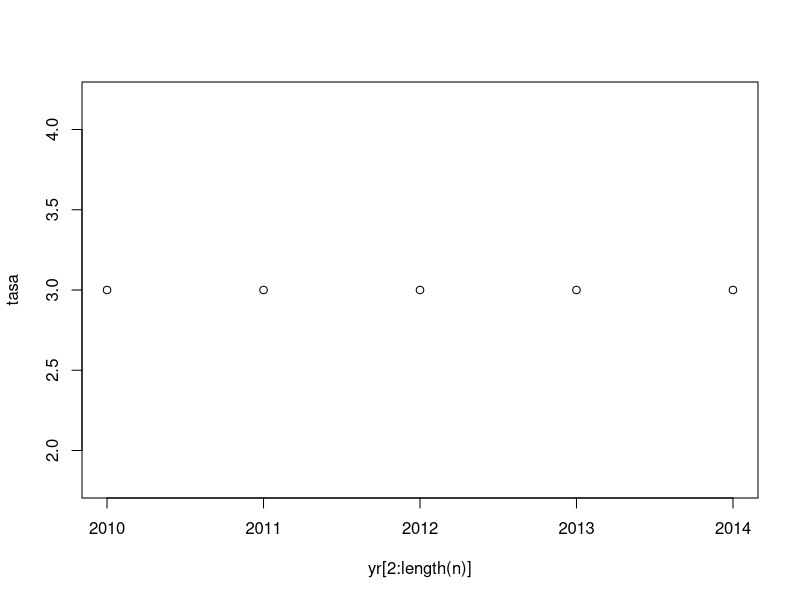
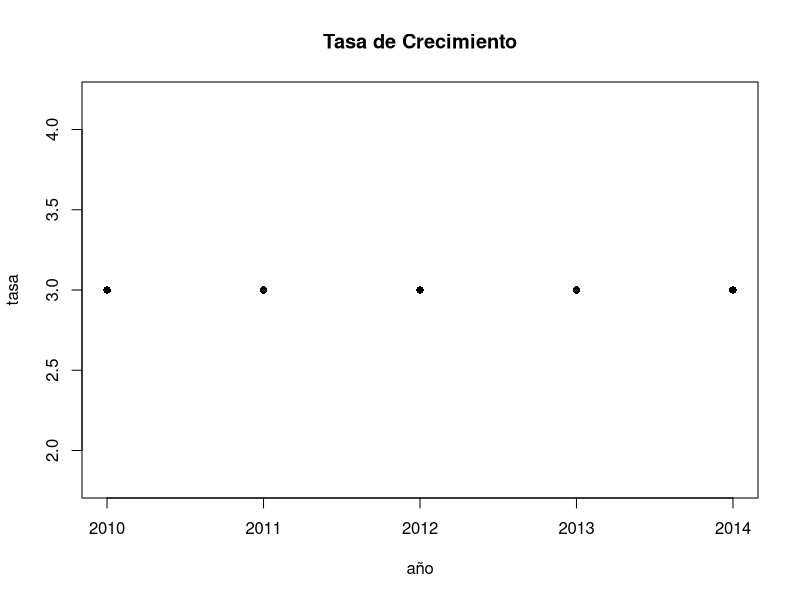
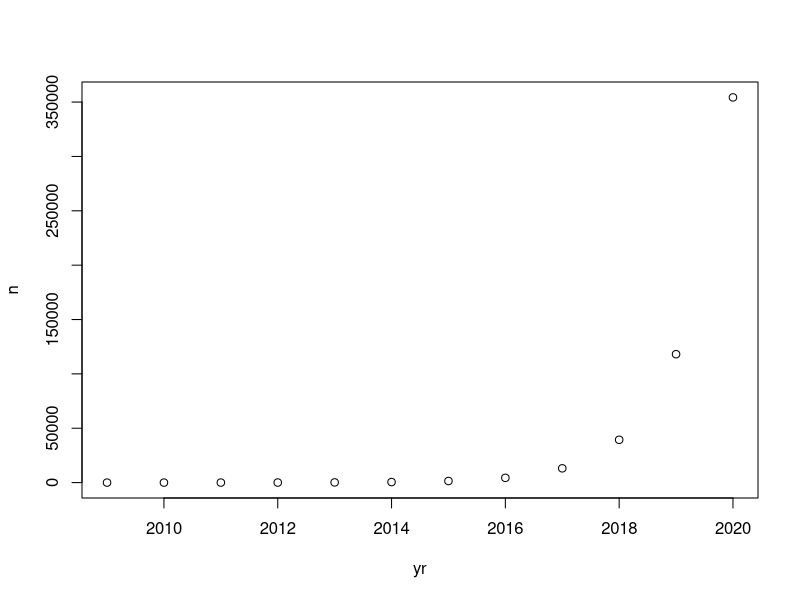
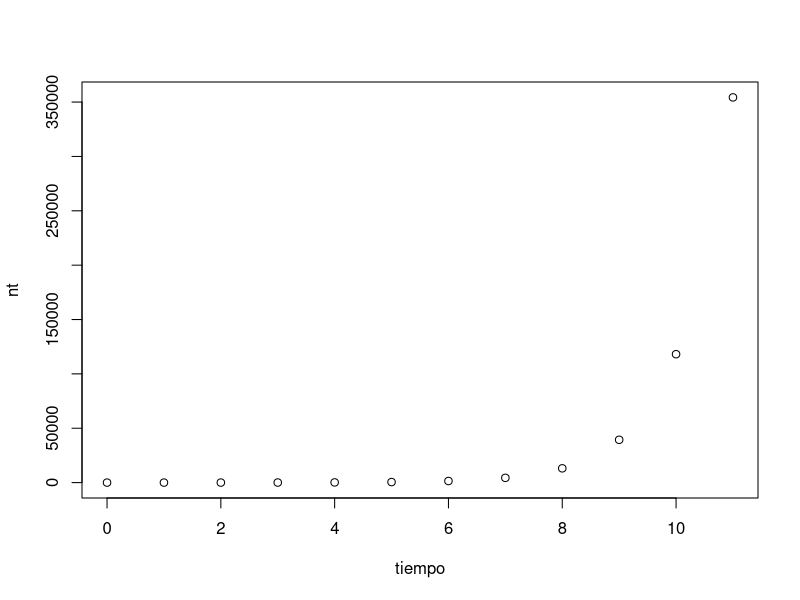
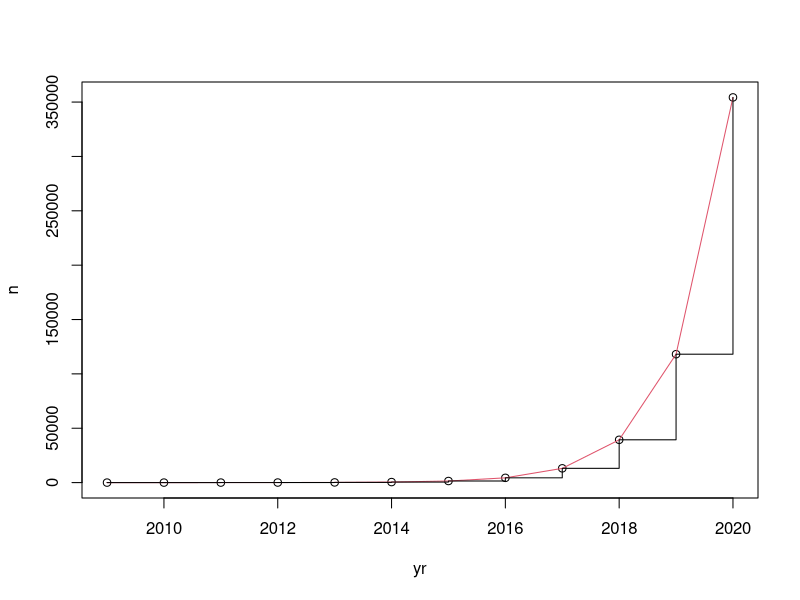
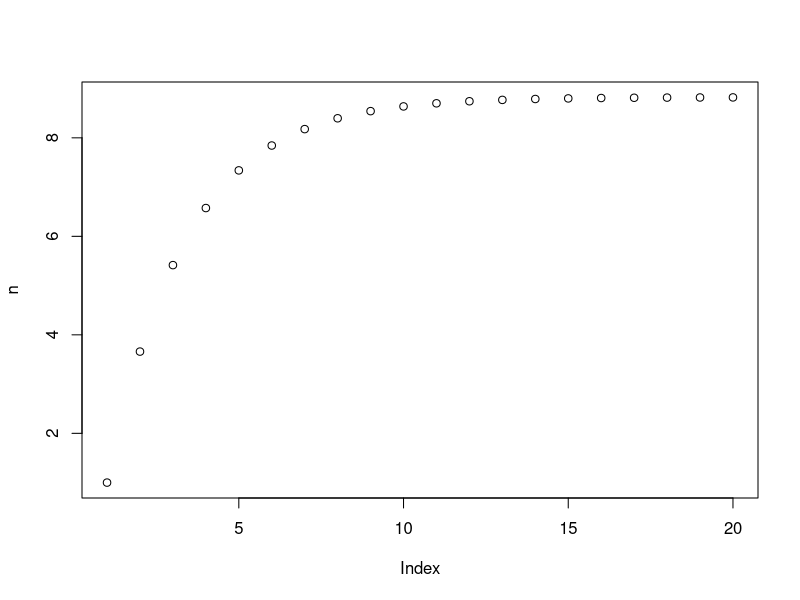
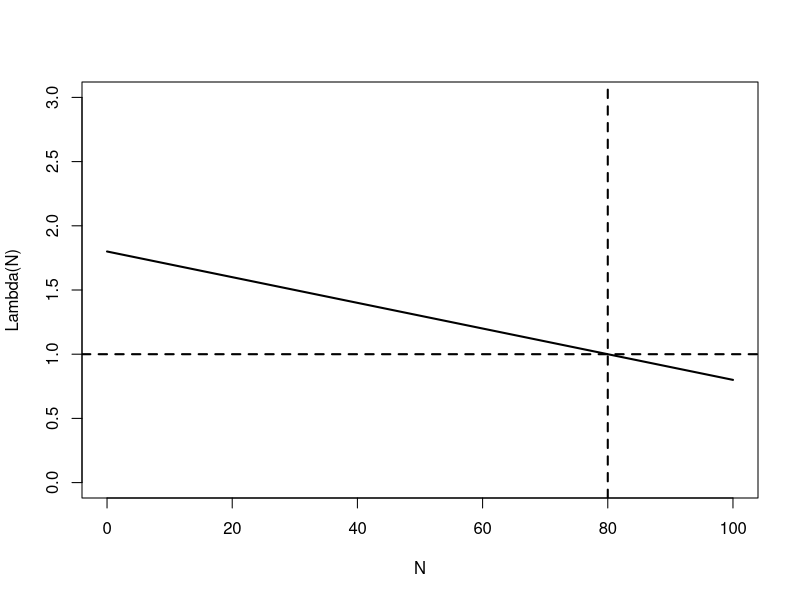
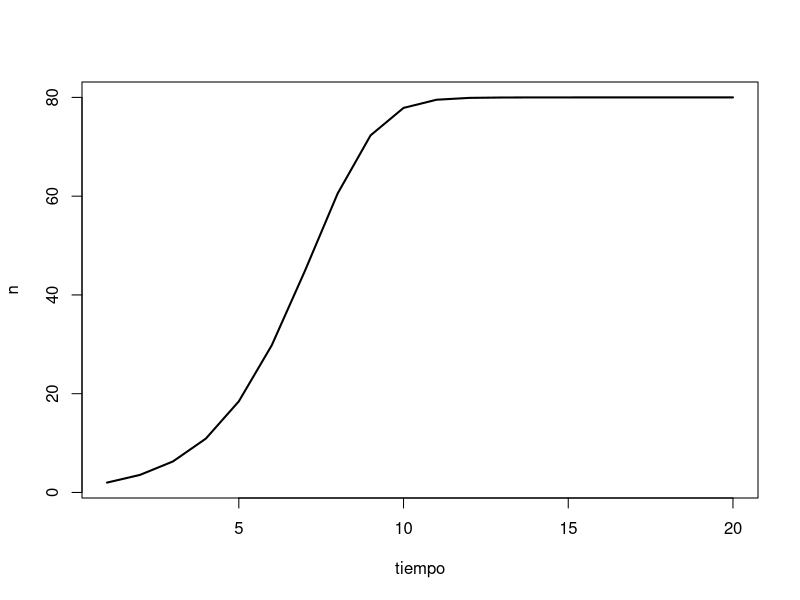

Source code (R) for these figures, in order:
## ---- chunk 1
2 + 2

2 * 3

3^2

2/3

exp(1)

log(10)

log10(10)
## ---- chunk 2
2 > 1

2 == 1

2 <= 2 
## ---- chunk 3
n <- c(2, 6, 18, 54, 162, 486)  
## ---- chunk 4
n
## ---- chunk 5
yr <- 2009:2014
## ---- chunk 6
n[2]
## ---- chunk 7
n[yr==2010]
## ---- chunk 8
idx <- which(yr == 2010)
n[idx]
## ---- chunk 9
n[3:6]
## ---- chunk 10
n[yr >= 2011]
## ---- chunk 11
idx <- which(yr > 2010)
n[idx]
## ---- chunk 12
tasa <- numeric(length(n) - 1)
## ---- chunk 13
for(i in 2:length(n)){
  tasa[i-1] <- n[i]/n[i-1]
}
## ---- chunk 14
for(i in 1:(length(n)-1)){
  tasa[i] <- n[i+1]/n[i]
}
## ---- chunk 15
tasa
## ---- chunk 16
plot(yr[2:length(n)], tasa)
## ---- chunk 17
plot(yr[2:length(n)], tasa, main="Tasa de Crecimiento", xlab="año", pch=16)
## ---- chunk 18
tasa <- n[2:6]/n[1:5]
## ---- chunk 19
lambda <- 3
yr <- c(yr, 2015:2020)
n <- c(n, numeric(6))
 
for(i in 7:length(n)){
  n[i] <- n[i-1] * lambda
}

plot(yr,n)
## ---- chunk 20
n0 <- 2
tiempo <- 0:11
nt <- n0 * lambda^tiempo

plot(tiempo, nt)

# o podemos graficar las dos trayectorias poblacionales
plot(yr,n)
lines(tiempo+yr[1], nt, col=2)
lines(tiempo+yr[1], nt, type="s") 

# 'lines' agrega lineas a un gr?fico existente
# 'col' es una opci?n de gr?ficos para definir colores
## ---- chunk 21
d=0.4
b=0.1
m=3 
n <- numeric(20)
n[1] <- 1
for(t in 1:19){
  n[t+1] <- n[t]*(1-d)*(1+b)+m
}
plot(n)
## ---- chunk 22
lambda <- 1.8
N <- 0:100
K <- 80  # capacidad de carga
rd <- lambda - 1 # rd es la tasa de crecimiento poblacional per c?pita
plot(N, lambda - rd/K * N, type="l", ylab="Lambda(N)", ylim=c(0,3), lwd=2)
abline(h=1, lty=2, lwd=2)
abline(v=K, lty=2, lwd=2)

# simulemos una trayectoria
n0 <- 2
n <- numeric(20)
n[1] <- n0
for(t in 1:(length(n)-1)){
  n[t+1] <- n[t] + rd*n[t]*(1 - n[t]/K)
}

plot(1:length(n), n, type="l", lwd=2, xlab="tiempo")
## ---- chunk 23
logistic <- function(n0,rd,K,nyr=10){
  n <- numeric(nyr)
  n[1] <- n0
	for(t in 1:(length(n)-1)){
		n[t+1] <- n[t] + rd*n[t]*(1 - n[t]/K)
	}
	return(n)
}
## ---- chunk 24
n <- logistic(1,1.5,100) 
#y graficar
plot(n)
## ---- chunk 25
n <- logistic(n0=1, rd=1.5, K=100, nyr=20)
## ---- chunk 26
n <- logistic(nyr=20, rd=1.5, n0=2, K=100)
## ---- chunk 27
n0 <- 2
rd <- 1.5
K <- 100
nyears <- 20  # no necesariamente usamos el mismo nombre

n <- logistic(nyr=nyears, rd=rd, n0=n0, K=K)
